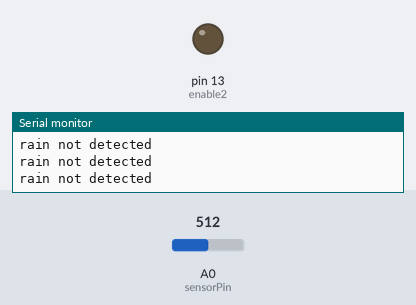
A sketch run on a simulated Arduino Uno, built with avr-gcc and run on an emulated ATmega328P. On the bench: output pins drawn as LEDs (lit = HIGH), the last lines printed to the serial monitor. The inputs (shaded band) are chosen by the test bench; at power-on: A0 (sensorPin) = 512.

Above: at 1.9 s.
2.0 s: A0 (sensorPin) set to 452
3.5 s: A0 (sensorPin) set to 418
At 4.7 s:
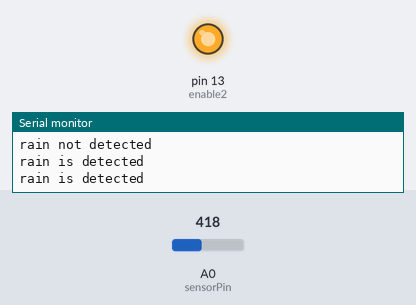
5.0 s: A0 (sensorPin) set to 511
At 6.2 s:
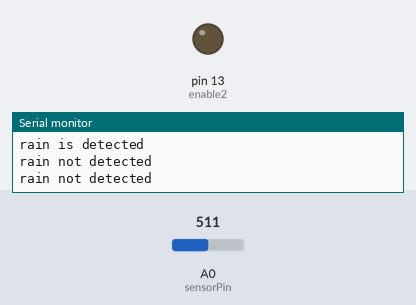
6.8 s: A0 (sensorPin) set to 306
At 7.7 s:
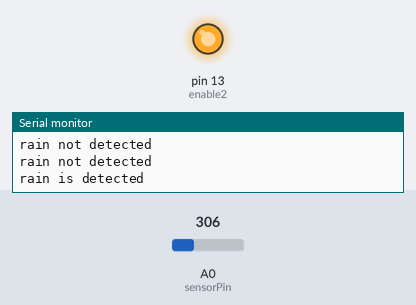
Timing chart, 0 to 9.6 s (numbered marks = the images above; inputs shaded):
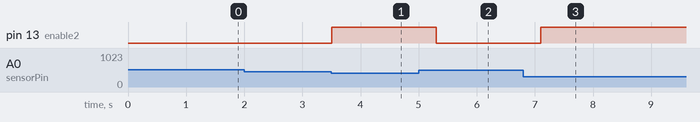

Measured:
- the behaviour switches between 435 and 434 on A0 (sensorPin) (found by bisection; images 0 and 1)
- after the input at 3.5 s, pin 13 (enable2): LOW → HIGH at once
- after the input at 5.0 s, pin 13 (enable2): HIGH → LOW after 0.30 s
- after the input at 6.8 s, pin 13 (enable2): LOW → HIGH after 0.30 s

The sketch:

RAINTEST.ino
```cpp
int sensorPin = A0;    // input for LDR and rain sensor
int enable2 = 13;      // enable reading Rain sensor
int sensorValue2 = 0;  // variable to store the value coming from sensor Rain sensor
void setup()
{
// declare the enable and ledPin as an OUTPUT:
pinMode(enable2, OUTPUT);
Serial.begin(115200);
}
void loop() {
//--------------------------Rain Sensor-------------------------
delay(500);
sensorValue2 = analogRead(sensorPin);
sensorValue2 = constrain(sensorValue2, 150, 440);
sensorValue2 = map(sensorValue2, 150, 440, 1023, 0);
if (sensorValue2>= 20)
  {
  Serial.print("rain is detected");
  digitalWrite(enable2, HIGH);
  }
else
  {
  Serial.print("rain not detected");
  digitalWrite(enable2, LOW);
  }
//Serial.print("Rain value:       ");
//Serial.println(sensorValue2);
Serial.println();
delay(100);
}
```
